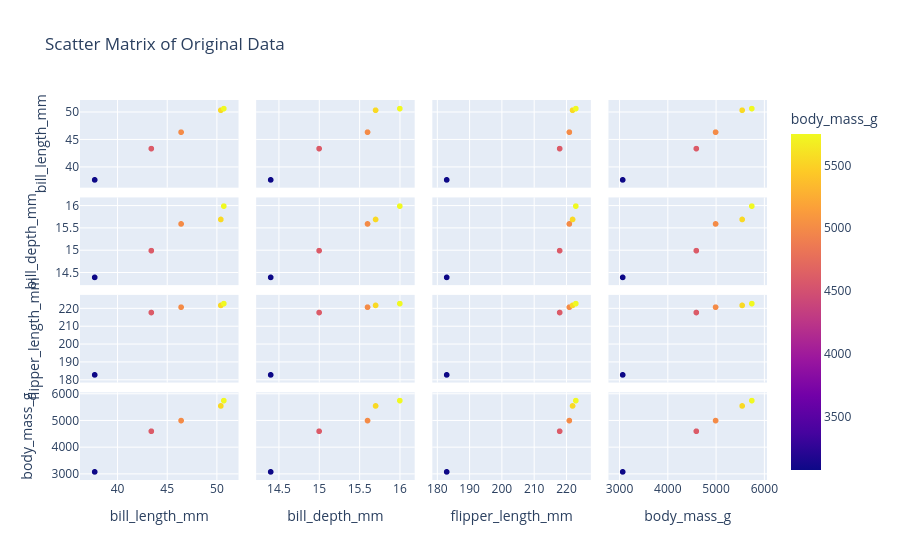

Notebook code cell kept with this figure:
### Code cell
import pandas as pd
import plotly.express as px
import plotly.graph_objects as go

# Original dataset
data_original = {
    "bill_length_mm": [37.7, 43.4, 46.4, 50.4, 50.7],
    "bill_depth_mm": [14.4, 15.0, 15.6, 15.7, 16.0],
    "flipper_length_mm": [183, 218, 221, 222, 223],
    "body_mass_g": [3075, 4600, 5000, 5550, 5750]
}

df = pd.DataFrame(data_original)

# ------------------------------
# Scatter Matrix (like pandas)
# ------------------------------
fig_matrix = px.scatter_matrix(
    df,
    dimensions=df.columns,
    color="body_mass_g",  # color points by body mass
    title="Scatter Matrix of Original Data"
)
fig_matrix.update_traces(diagonal_visible=True)  # show histograms on diagonal
fig_matrix.show()

# ------------------------------

### Figure 1 — Plotly figure (JSON) as saved in the notebook; plotly's stock layout.template omitted (floating-point values rounded to 4 significant figures)
{"data": [{"diagonal": {"visible": true}, "dimensions": [{"axis": {"matches": true}, "label": "bill_length_mm", "values": [37.7, 43.4, 46.4, 50.4, 50.7]}, {"axis": {"matches": true}, "label": "bill_depth_mm", "values": [14.4, 15.0, 15.6, 15.7, 16.0]}, {"axis": {"matches": true}, "label": "flipper_length_mm", "values": [183, 218, 221, 222, 223]}, {"axis": {"matches": true}, "label": "body_mass_g", "values": [3075, 4600, 5000, 5550, 5750]}], "hovertemplate": "%{xaxis.title.text}=%{x}<br>%{yaxis.title.text}=%{y}<br>body_mass_g=%{marker.color}<extra></extra>", "legendgroup": "", "marker": {"color": [3075, 4600, 5000, 5550, 5750], "coloraxis": "coloraxis", "symbol": "circle"}, "name": "", "showlegend": false, "type": "splom"}], "layout": {"coloraxis": {"colorbar": {"title": {"text": "body_mass_g"}}, "colorscale": [[0, "#0d0887"], [0.1111, "#46039f"], [0.2222, "#7201a8"], [0.3333, "#9c179e"], [0.4444, "#bd3786"], [0.5556, "#d8576b"], [0.6667, "#ed7953"], [0.7778, "#fb9f3a"], [0.8889, "#fdca26"], [1, "#f0f921"]]}, "dragmode": "select", "legend": {"tracegroupgap": 0}, "title": {"text": "Scatter Matrix of Original Data"}}}
